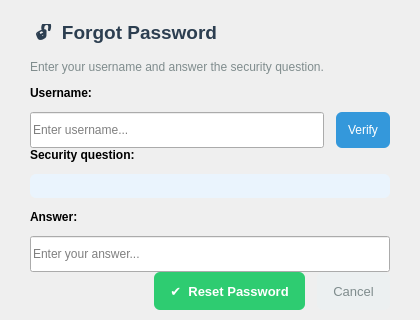
<?xml version="1.0" encoding="UTF-8"?>
<ui version="4.0">
 <class>ForgotPasswordDialog</class>
 <widget class="QDialog" name="ForgotPasswordDialog">
  <property name="geometry">
   <rect>
    <x>0</x>
    <y>0</y>
    <width>420</width>
    <height>320</height>
   </rect>
  </property>
  <property name="minimumSize">
   <size>
    <width>420</width>
    <height>320</height>
   </size>
  </property>
  <property name="maximumSize">
   <size>
    <width>420</width>
    <height>320</height>
   </size>
  </property>
  <property name="windowTitle">
   <string>Forgot Password</string>
  </property>
  <layout class="QVBoxLayout" name="verticalLayout">
   <property name="spacing">
    <number>12</number>
   </property>
   <property name="leftMargin">
    <number>30</number>
   </property>
   <property name="topMargin">
    <number>24</number>
   </property>
   <property name="rightMargin">
    <number>30</number>
   </property>
   <property name="bottomMargin">
    <number>24</number>
   </property>
   <item>
    <widget class="QLabel" name="lblTitle">
     <property name="font">
      <font>
       <family>Arial</family>
       <pointsize>14</pointsize>
       <weight>75</weight>
       <bold>true</bold>
      </font>
     </property>
     <property name="styleSheet">
      <string notr="true">color: #2c3e50; margin-bottom: 4px;</string>
     </property>
     <property name="text">
      <string>🔓  Forgot Password</string>
     </property>
    </widget>
   </item>
   <item>
    <widget class="QLabel" name="lblDesc">
     <property name="styleSheet">
      <string notr="true">color: #7f8c8d; font-size: 12px;</string>
     </property>
     <property name="text">
      <string>Enter your username and answer the security question.</string>
     </property>
     <property name="wordWrap">
      <bool>true</bool>
     </property>
    </widget>
   </item>
   <item>
    <widget class="QLabel" name="lblUsername">
     <property name="styleSheet">
      <string notr="true">font-weight: bold; font-size: 12px;</string>
     </property>
     <property name="text">
      <string>Username:</string>
     </property>
    </widget>
   </item>
   <item>
    <layout class="QHBoxLayout" name="horizontalLayout">
     <item>
      <widget class="QLineEdit" name="lineEditUsername">
       <property name="minimumSize">
        <size>
         <width>0</width>
         <height>36</height>
        </size>
       </property>
       <property name="placeholderText">
        <string>Enter username...</string>
       </property>
      </widget>
     </item>
     <item>
      <widget class="QPushButton" name="btnVerifyUser">
       <property name="minimumSize">
        <size>
         <width>0</width>
         <height>36</height>
        </size>
       </property>
       <property name="styleSheet">
        <string notr="true">QPushButton { 
    background:#3498db; 
    color:white; 
    border-radius:6px; 
    font-size:12px; 
    padding: 0 12px; 
}
QPushButton:hover { 
    background:#2980b9; 
}</string>
       </property>
       <property name="text">
        <string>Verify</string>
       </property>
      </widget>
     </item>
    </layout>
   </item>
   <item>
    <widget class="QLabel" name="lblQuestion">
     <property name="styleSheet">
      <string notr="true">font-weight: bold; font-size: 12px;</string>
     </property>
     <property name="text">
      <string>Security question:</string>
     </property>
    </widget>
   </item>
   <item>
    <widget class="QLabel" name="lblQuestionText">
     <property name="styleSheet">
      <string notr="true">color: #2980b9; 
font-style: italic; 
font-size: 12px; 
padding: 6px 10px; 
background:#eaf4fd; 
border-radius:6px;</string>
     </property>
     <property name="text">
      <string/>
     </property>
     <property name="wordWrap">
      <bool>true</bool>
     </property>
    </widget>
   </item>
   <item>
    <widget class="QLabel" name="lblAnswer">
     <property name="styleSheet">
      <string notr="true">font-weight: bold; font-size: 12px;</string>
     </property>
     <property name="text">
      <string>Answer:</string>
     </property>
    </widget>
   </item>
   <item>
    <widget class="QLineEdit" name="lineEditAnswer">
     <property name="minimumSize">
      <size>
       <width>0</width>
       <height>36</height>
      </size>
     </property>
     <property name="placeholderText">
      <string>Enter your answer...</string>
     </property>
    </widget>
   </item>
   <item>
    <spacer name="verticalSpacer">
     <property name="orientation">
      <enum>Qt::Vertical</enum>
     </property>
     <property name="sizeHint" stdset="0">
      <size>
       <width>20</width>
       <height>40</height>
      </size>
     </property>
    </spacer>
   </item>
   <item>
    <layout class="QHBoxLayout" name="horizontalLayout_2">
     <item>
      <spacer name="horizontalSpacer">
       <property name="orientation">
        <enum>Qt::Horizontal</enum>
       </property>
       <property name="sizeHint" stdset="0">
        <size>
         <width>40</width>
         <height>20</height>
        </size>
       </property>
      </spacer>
     </item>
     <item>
      <widget class="QPushButton" name="btnConfirm">
       <property name="minimumSize">
        <size>
         <width>0</width>
         <height>38</height>
        </size>
       </property>
       <property name="styleSheet">
        <string notr="true">QPushButton { 
    background:#2ecc71; 
    color:white; 
    border-radius:6px;
    font-size:13px; 
    font-weight:bold; 
    padding: 0 16px; 
}
QPushButton:hover { 
    background:#27ae60; 
}</string>
       </property>
       <property name="text">
        <string>✔  Reset Password</string>
       </property>
      </widget>
     </item>
     <item>
      <widget class="QPushButton" name="btnCancel">
       <property name="minimumSize">
        <size>
         <width>0</width>
         <height>38</height>
        </size>
       </property>
       <property name="styleSheet">
        <string notr="true">QPushButton { 
    background:#ecf0f1; 
    color:#7f8c8d; 
    border-radius:6px;
    font-size:13px; 
    padding: 0 16px; 
}
QPushButton:hover { 
    background:#d5dbdb; 
}</string>
       </property>
       <property name="text">
        <string>Cancel</string>
       </property>
      </widget>
     </item>
    </layout>
   </item>
  </layout>
 </widget>
 <resources/>
 <connections>
  <connection>
   <sender>btnCancel</sender>
   <signal>clicked()</signal>
   <receiver>ForgotPasswordDialog</receiver>
   <slot>reject()</slot>
   <hints>
    <hint type="sourcelabel">
     <x>350</x>
     <y>280</y>
    </hint>
    <hint type="destinationlabel">
     <x>210</x>
     <y>160</y>
    </hint>
   </hints>
  </connection>
 </connections>
</ui>
